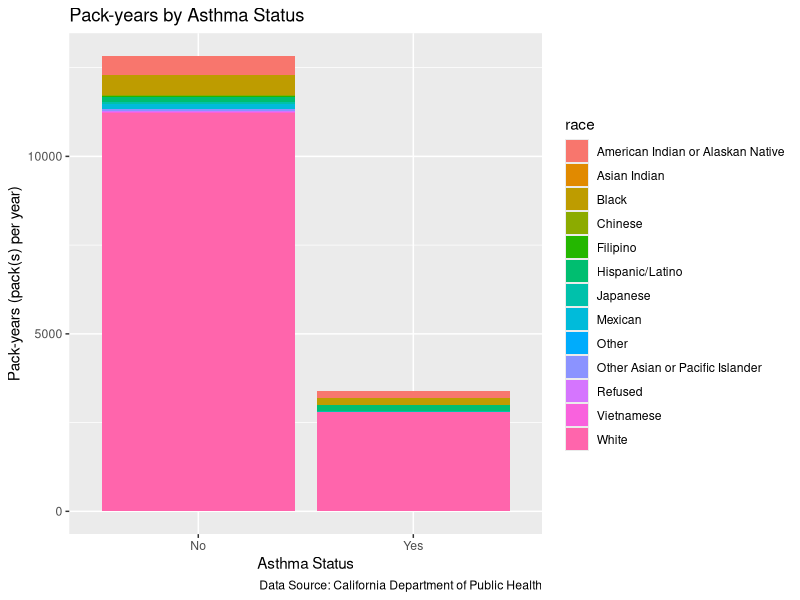
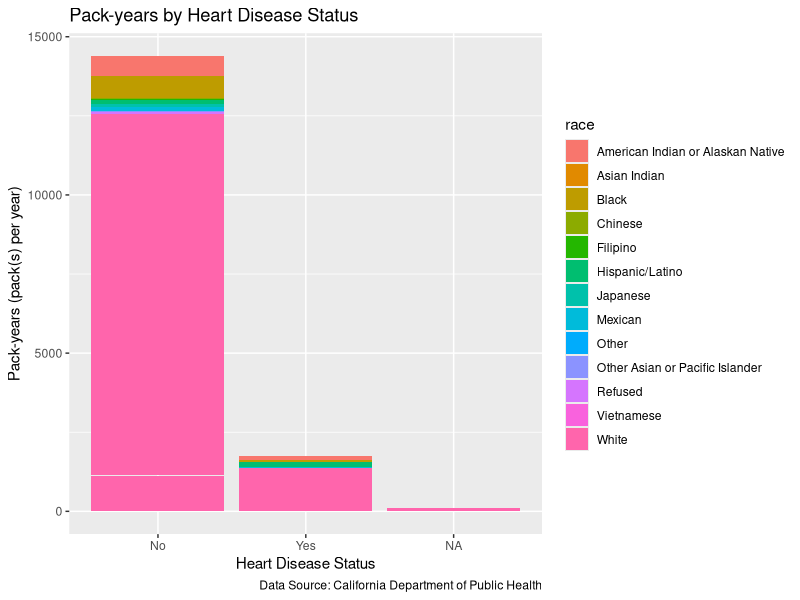
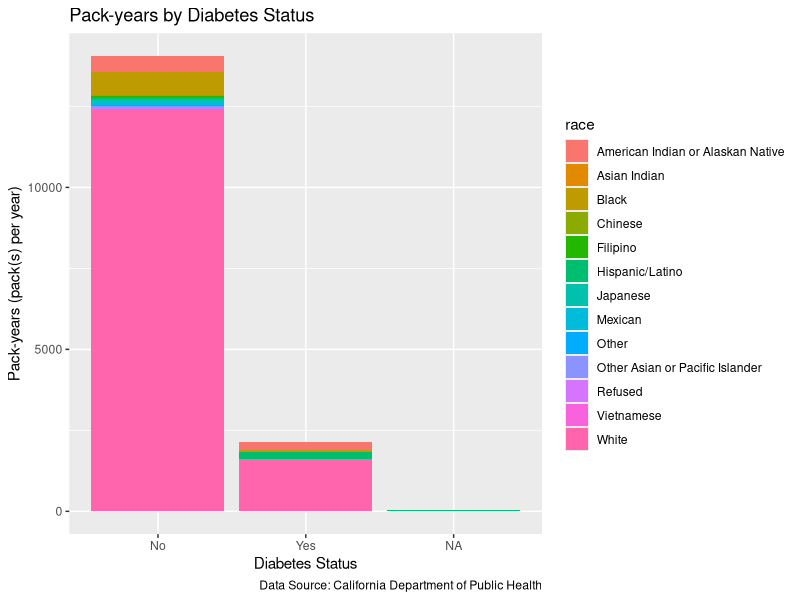
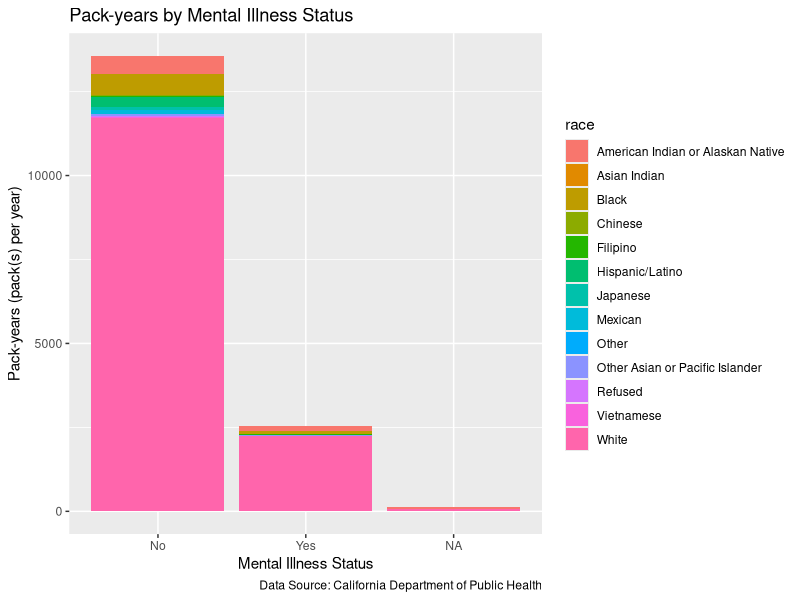

Source code (R) for these figures, in order:
## ---- chunk 1
library(tidyverse)

#Insert previous code with updated datasets 
race_data <-read_csv("ca_csc_outcome_race_data.csv",
            col_select = c(ID, NERVOUS, WORRYING, PROBINTR,
                           PROBDOWN, ASTHMA, HEARTDIS,
                           DIABETES, OTHMENILL, race01, race02, race03,
                           race04, race05, race06, race07, race08,
                           race09, race10, race11, race12, race13,
                           race14, race15),
            na = c("", "NA", "NA/Not Applicable", "N/A", "n/a",
                   "(DO NOT READ) NA/Not Applicable",
                   "(DO NOT READ) Refused",
                   "(DO NOT READ) Don't know"))

smoker_data <- read_csv("ca_csc_smoker_data.csv",
            col_select = c(psraid, smokstat, WHEREBUY, BUYCALIF,
                           HOWMANY, SMOK6NUM, SMOK6UNI),
            na = c("", "NA", "NA/Not Applicable", "N/A", "n/a",
                   "(DO NOT READ) NA/Not Applicable",
                   "(DO NOT READ) Refused",
                   "(DO NOT READ) Don't know"))

#Changed casing for variables from capitals to lowercase in both dataframes
#of race_data and smoker_data
names(race_data) <- tolower(names(race_data))
names(smoker_data) <- tolower(names(smoker_data))

#Re-coded "100 or more cigarettes" to "100" for future pack-year calculations
#once the variable `howmany` is converted from character to numeric data type
smoker_data$howmany <- recode(smoker_data$howmany,
                              "100 or more cigarettes" = "100")

#Changed the data type of `howmany` from character to numeric in order to
#perform calculations for pack-years later
smoker_data$howmany <- as.numeric(smoker_data$howmany)

#Re-coded "In military commissaries, or" to "In military commissaries", as well
#as "Somewhere else (SPECIFY)?" to "Somewhere else" to make
#response option more understandable when displayed for the variable `wherebuy`.
smoker_data$wherebuy <- recode(smoker_data$wherebuy,
                  "In military commissaries, or" = "In military commissaries",
                  "Somewhere else (SPECIFY)?" = "Somewhere else")

#Filtered the value of "Years" from the variable `smok6uni` so that "Years"
#would be the only unique value assigned to `smok6uni`. This is because we only
#need the time unit of "Years" for calculating "pack-years" later to describe
#tobacco consumption. This filtered subset was assigned to a new data frame
#called smoker_data_2.
smoker_data_2 <- smoker_data %>% filter(smok6uni == "Years")



#Created new variable `race` to combine variables race01:race15 into one column. 
race_data_2 <- race_data %>%
  mutate(race = case_when(race01 == "Yes" ~ "White",
        race02 == "Yes" ~ "Black",
        race03 == "Yes" ~ "Japanese",
        race04 == "Yes" ~ "Chinese",
        race05 == "Yes" ~ "Filipino",
        race06 == "Yes" ~ "Korean",
        race07 == "Yes" ~ "Other Asian or Pacific Islander",
        race08 == "Yes" ~ "American Indian or Alaskan Native",
        race09 == "Yes" ~ "Mexican",
        race10 == "Yes" ~ "Hispanic/Latino",
        race11 == "Yes" ~ "Other",
        race12 == "Yes" ~ "Vietnamese",
        race13 == "Yes" ~ "Asian Indian",
        race14 == "Yes" ~ "Refused",
        race15 == "Yes" ~ "Don't know")) %>%
  select(-(race01:race15))

#Created new variable "packs_per_day" for future calculations for pack-years
smoker_data_3 <- smoker_data_2 %>% mutate(packs_per_day = howmany/20)


smoker_data_3_no_na <- smoker_data_3 %>%
  drop_na(wherebuy)


table_smoker_wherebuy <- table(smoker_data_3_no_na$wherebuy)
                                          
#Finally, we used the kable() function from the kableExtra package to create our
#print-quality table from table_smoker_wherebuy that shows the frequencies per
#unique cigarette-buying location mentioned in the study.

library(kableExtra)

kable(table_smoker_wherebuy, 
      booktabs=T, 
      col.names=c("Buying Location", "Frequency"),  
      align='lcccc', 
      caption='\\textbf{Frequencies Per Cigarette-buying Location}', 
      format = 'latex',
      format.args=list(big.mark=","))%>%
  kable_styling(latex_options = "HOLD_position")

table_smoker_howmany <- smoker_data_3 %>%
  select(wherebuy, howmany) %>%
  drop_na(wherebuy, howmany) %>%
  group_by(wherebuy) %>%
  summarize(mean_number_of_cigarettes_smoked = mean(howmany))

kable(table_smoker_howmany, 
      booktabs=T, 
      col.names=c("Buying Location", "Average Number of Cigarettes Smoked"),  
      align='lcccc', 
      caption='\\textbf{Mean No. of Cigarettes Smoked In
      the Past Month Based on Buying Location}',
      format = 'latex',
      format.args=list(big.mark=","), digits=2)%>%
  kable_styling(latex_options = "HOLD_position")

table_nervous_othmenill <- race_data_2 %>%
  select(nervous, othmenill) %>%
  drop_na(nervous, othmenill) %>%
  arrange(nervous) %>%
  group_by(othmenill, nervous) %>%
  summarize(count = n()) %>%
  pivot_wider(names_from = "othmenill", values_from = "count") %>%
  mutate(nervous = factor(nervous,
                          levels = c("Not at all", "Several days",
                                                    "More than half the days",
                                                    "Nearly every day"),
                          ordered = TRUE)) %>%
  arrange(nervous)

kable(table_nervous_othmenill, 
      booktabs=T, 
      col.names=c("Level of Nervousness/Anxiousness/Feeling On Edge",
                  "No Diagnosed Mental Illness", "Diagnosed Mental Illness"),  
      align='lcccc', 
      caption='\\textbf{Number of Smokers Per Level of 
      Anxiety Feelings By Mental Illness Status}',
      format = 'latex',
      format.args=list(big.mark=","))%>%
  kable_styling(latex_options = "HOLD_position")

table_race_othmenill <- race_data_2 %>%
  select(race, othmenill) %>%
  drop_na(race, othmenill) %>%
  group_by(race, othmenill) %>%
  summarize(count = n()) %>%
  pivot_wider(names_from = "othmenill", values_from = "count") %>%
  arrange(desc(Yes), No)

table_race_othmenill_final <- table_race_othmenill[,c(1,3,2)]

kable(table_race_othmenill_final, 
      booktabs=T, 
      col.names=c("Race", "Diagnosed Mental Illness", "No Diagnosed Mental Illness"),
      align='lcccc', 
      caption='\\textbf{Race and Mental Illness Status}',
      format.args=list(big.mark=","))%>%
  kable_styling(latex_options = "HOLD_position")

## ---- chunk 2

#We calculated pack-years, which is given by the formula of
#pack-years = # of packs of cigarettes smoked per day * years a person has smoked.
#This calculation led to the creation of a new variable called `pack_years`.
#We assigned this change in the smoker_data_3_no_na data frame to a new data
#frame called smoker_data_4, which includes the new variable `pack_years`.

smoker_data_4 <- smoker_data_3_no_na %>%
  mutate(pack_years = packs_per_day*smok6num)

#Afterwards, we viewed our new data frame with the new variable `pack_years`.
smoker_data_4

## ---- chunk 3

#In order to join our two data sets together, we first had to remove the strings
#of 'DIS' and 'STAT' from the `id` column of race_data_2 by using gsub().
#We overwrote these changes in the race_data_2 data frame and viewed these new
#changes to make sure the `id` variable only contains numbers and no
#characters.

race_data_2$id <- gsub('[DISSTAT]', '', race_data_2$id)
race_data_2

#Next, looking at the smoker_data_4 data frame, we see that the `psraid`
#variable contains each study participant's unique ID number, but the variable
#is a numeric data type. On the other hand, `id` from the race_data_2
#data frame is a character data type. We needed to convert `psraid` then from
#character to numeric data type because 1) `psraid` is an identifier rather than
#a numeric value to mathematically manipulate even if it does contain numbers
#and 2) in order to perform a join, the two variables must be the same data
#type.

smoker_data_4$psraid <- as.character(smoker_data_4$psraid)

#Afterward, we performed an inner join between race_data_2 and
#smoker_data_4 by each study participant's unique ID number, which is
#represented by `id` in race_data_2 and `psraid` in smoker_data_4. We
#chose to do an inner join because we wanted to select participants that
#exist in each of our two data sets for our final data frame.
#We assigned this join to a new data frame called joined_smoking_df.

joined_smoking_df <- inner_join(x = race_data_2, y = smoker_data_4,
                                by=c("id" = "psraid"))

#Then, we viewed the new data frame we created
joined_smoking_df

## ---- chunk 4

ggplot(joined_smoking_df, aes(x = asthma, pack_years)) +
  geom_bar(aes(fill=race), stat="identity") +
  labs(x = "Asthma Status", y = "Pack-years (pack(s) per year)",
       title = "Pack-years by Asthma Status",
       caption = "Data Source: California Department of Public Health")

ggplot(joined_smoking_df, aes(x = heartdis, pack_years)) +
  geom_bar(aes(fill=race), stat="identity") +
  labs(x = "Heart Disease Status", y = "Pack-years (pack(s) per year)",
       title = "Pack-years by Heart Disease Status",
       caption = "Data Source: California Department of Public Health")

ggplot(joined_smoking_df, aes(x = diabetes, pack_years)) +
  geom_bar(aes(fill=race), stat="identity") +
  labs(x = "Diabetes Status", y = "Pack-years (pack(s) per year)",
       title = "Pack-years by Diabetes Status",
       caption = "Data Source: California Department of Public Health")

ggplot(joined_smoking_df, aes(x = othmenill, pack_years)) +
  geom_bar(aes(fill=race), stat="identity") +
  labs(x = "Mental Illness Status", y = "Pack-years (pack(s) per year)",
       title = "Pack-years by Mental Illness Status",
       caption = "Data Source: California Department of Public Health")


#GET RID OF NA'S?
